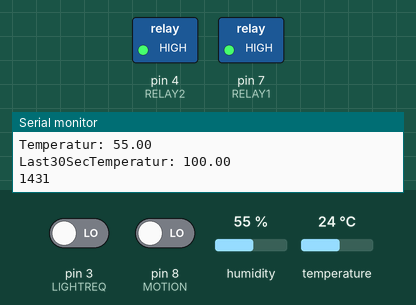
Recording of a sketch running on a simulated Arduino Uno, built with avr-gcc and run on an emulated ATmega328P. Parts: switched loads named in the sketch (green lamp = pin HIGH), the last lines printed to the serial monitor. The test bench sets the inputs (shaded band); at power-on: pin 3 (LIGHTREQ) LOW, pin 8 (MOTION) LOW, humidity 55 %, temperature 24 °C.

Above: at 1.5 s.
1.6 s: pin 3 (LIGHTREQ) driven HIGH and pin 8 (MOTION) driven HIGH
At 2.6 s:
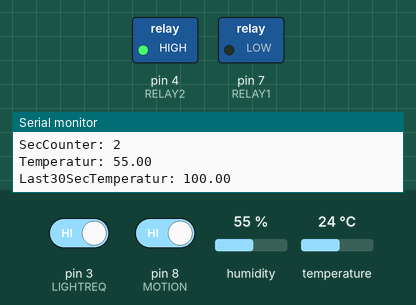
3.4 s: pin 8 (MOTION) driven LOW
At 4.5 s:
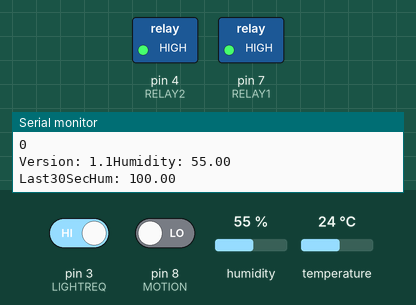
6.4 s: pin 8 (MOTION) driven HIGH
At 7.2 s:
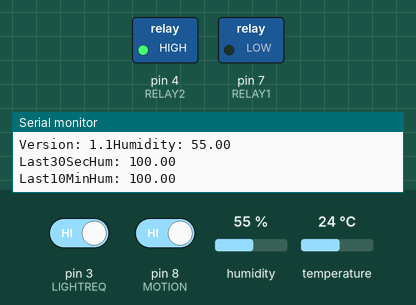
Timing chart, 0 to 9.4 s (numbered marks = the images above; inputs shaded):
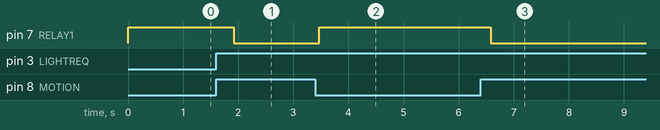

Measured:
- after the input at 1.6 s, pin 7 (RELAY1): HIGH → LOW after 0.32 s
- after the input at 3.4 s, pin 7 (RELAY1): LOW → HIGH after 0.07 s
- after the input at 6.4 s, pin 7 (RELAY1): HIGH → LOW after 0.18 s

The sketch:

ExaustAndLight.ino
```cpp
// (licence header left out)
// REQUIRES the following Arduino libraries:
// - DHT Sensor Library: https://github.com/adafruit/DHT-sensor-library
// - Adafruit Unified Sensor Lib: https://github.com/adafruit/Adafruit_Sensor

#include <Adafruit_Sensor.h>
#include <DHT.h>
#include <DHT_U.h>

#define DHTPIN 2    // Digital DHT sensor PIN
#define RELAY1 7    // MotionSensor Relay PIN
#define RELAY2 4    // Humidty Relay PIN
#define MOTION 8    // Motion Sensor PIN
#define LIGHTREQ 3    // Digital Light Sensor

// Feather HUZZAH ESP8266 note: use pins 3, 4, 5, 12, 13 or 14 --
// Pin 15 can work but DHT must be disconnected during program upload.

// Uncomment the type of sensor in use:
//#define DHTTYPE    DHT11     // DHT 11
#define DHTTYPE    DHT22     // DHT 22 (AM2302)
//#define DHTTYPE    DHT21     // DHT 21 (AM2301)

// See guide for details on sensor wiring and usage:
//   https://learn.adafruit.com/dht/overview

DHT_Unified dht(DHTPIN, DHTTYPE);

uint32_t delayMS;

void setup() {
  Serial.begin(9600);
  while (!Serial) ;
  pinMode(RELAY1, OUTPUT);
  pinMode(RELAY2, OUTPUT);
  pinMode(MOTION, INPUT);
  pinMode(LIGHTREQ, INPUT);

  digitalWrite(RELAY1,HIGH);
  digitalWrite(RELAY2,HIGH);

  // Initialize device.
  dht.begin();
  Serial.println(F("DHTxx Unified Sensor Example"));
  // Print temperature sensor details.
  sensor_t sensor;
  sensor_t sensor2;
  dht.temperature().getSensor(&sensor);
  Serial.println(F("------------------------------------"));
  Serial.println(F("Temperature Sensor"));
  Serial.print  (F("Sensor Type: ")); Serial.println(sensor.name);
  Serial.print  (F("Driver Ver:  ")); Serial.println(sensor.version);
  Serial.print  (F("Unique ID:   ")); Serial.println(sensor.sensor_id);
  Serial.print  (F("Max Value:   ")); Serial.print(sensor.max_value); Serial.println(F("°C"));
  Serial.print  (F("Min Value:   ")); Serial.print(sensor.min_value); Serial.println(F("°C"));
  Serial.print  (F("Resolution:  ")); Serial.print(sensor.resolution); Serial.println(F("°C"));
  Serial.println(F("------------------------------------"));
  // Print humidity sensor details.
  dht.humidity().getSensor(&sensor);
  Serial.println(F("Humidity Sensor"));
  Serial.print  (F("Sensor Type: ")); Serial.println(sensor.name);
  Serial.print  (F("Driver Ver:  ")); Serial.println(sensor.version);
  Serial.print  (F("Unique ID:   ")); Serial.println(sensor.sensor_id);
  Serial.print  (F("Max Value:   ")); Serial.print(sensor.max_value); Serial.println(F("%"));
  Serial.print  (F("Min Value:   ")); Serial.print(sensor.min_value); Serial.println(F("%"));
  Serial.print  (F("Resolution:  ")); Serial.print(sensor.resolution); Serial.println(F("%"));
  Serial.println(F("------------------------------------"));


  // Set delay between sensor readings based on sensor details.
  delayMS = sensor.min_delay / 1000;
}

float hum_reading_sec[30] = {100,100,100,100,100,100,100,100,100,100,100,100,100,100,100,100,100,100,100,100,100,100,100,100,100,100,100,100,100,100};
float hum_reading_min[10] = {100,100,100,100,100,100,100,100,100,100};
float temp_reading_sec[30] = {100,100,100,100,100,100,100,100,100,100,100,100,100,100,100,100,100,100,100,100,100,100,100,100,100,100,100,100,100,100};
int relay2_on_off = 0;
unsigned long relay2_on_time = 0;
int on_time_min = 2;

unsigned long start_seconds = millis()/1000;

void loop() {

  // Delay between measurements.
  delay(100);

  unsigned long seconds = millis()/1000;
  int sec_counter = seconds % 30;
  int min_counter = (seconds/60) % on_time_min;

  float hum;
  float temp;

  // Get temperature event and print its value.
  sensors_event_t event;
  dht.temperature().getEvent(&event);
//  if (isnan(event.temperature)) {
//    Serial.println(F("Error reading temperature!"));
//  }
//  else {
//    Serial.print(F("Temperature: "));
//    Serial.print(event.temperature);
//    Serial.println(F("°C"));
//  }
  // Get humidity event and print its value.
  dht.humidity().getEvent(&event);
  if (isnan(event.relative_humidity)) {
    Serial.println(F("Error reading humidity!"));
  }
  else {
//    Serial.print(F("Humidity: "));
//    Serial.print(event.relative_humidity);
//    Serial.println(F("%"));
      hum = event.relative_humidity;
      hum_reading_sec[sec_counter] = hum;
      hum_reading_min[min_counter] = hum;
      temp = event.temperature;
      temp_reading_sec[sec_counter] = temp;
  }
  int i_light_req =  digitalRead(LIGHTREQ);
  int last_30_sec = 29 - sec_counter;
  int last_10_min = (on_time_min - 1) - min_counter;

   Serial.print(F("Version: 1.1"));
   Serial.print(F("Humidity: "));
   Serial.println(hum);

   Serial.print(F("Last30SecHum: "));
   Serial.println(hum_reading_sec[last_30_sec]);

   Serial.print(F("Last10MinHum: "));
   Serial.println(hum_reading_min[last_10_min]);

   Serial.print(F("SecCounter: "));
   Serial.println(sec_counter);


   Serial.print(F("Temperatur: "));
   Serial.println(hum);

   Serial.print(F("Last30SecTemperatur: "));
   Serial.println(temp_reading_sec[last_30_sec]);

    Serial.println( millis() );
    Serial.print("start seconds: ");
    Serial.println(start_seconds);

    Serial.print("seconds: ");
    Serial.println(seconds);
    Serial.println((seconds - start_seconds));

    // If relay2 is off and humidity has increased in last 30 seconds to more than 1% then turn on relay
    if( (relay2_on_off == 0) && ((hum - hum_reading_sec[last_30_sec]) > 1.5 ) && ((temp - temp_reading_sec[last_30_sec]) > 1.5 ) && seconds > 30 ) {
      // Turn on Relay 2
      relay2_on_time = seconds;
      relay2_on_off = 1;
    }
    // If relay2 is on for last 10 minutes and difference of humidity of last 10 minutes is less than 0.5% then turn of relay2
    if( (relay2_on_off == 1) && ((seconds - relay2_on_time) > 600) && ( abs(hum - hum_reading_min[last_10_min]) <= 0.5 ))
    {
      // Turn Off Relay2
      relay2_on_off = 0;
    }

    if(relay2_on_off == 0)
      digitalWrite(RELAY2,HIGH);
    else
      digitalWrite(RELAY2,LOW);


    /////////////////// RELAY1 CONTROL MOTION SENSOR /////////////////////
    int motion = digitalRead(MOTION);
//  int a =  analogRead(A0);
    Serial.println(motion);
    if(motion == HIGH){
      if(i_light_req == 1){
        digitalWrite(RELAY1,LOW);
      }
    }
    else
    {
    digitalWrite(RELAY1, HIGH);
    }

}
```
